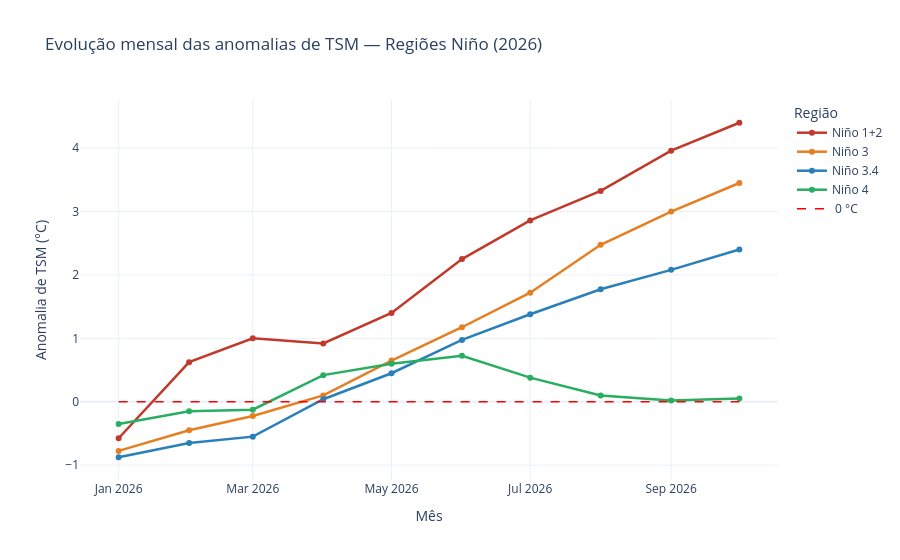

Notebook source saved alongside this figure:
### Markdown cell above
<h3>3. Série temporal mensal por médias das anomalias por região</h3>

Visualização das quatro regiões Niño, com a anomalia média
do período (cor) e a classificação ONI (El Niño / La Niña / Neutro).

### Code cell
# ============================================================
# 4. Série temporal mensal das anomalias por região
# ============================================================
df_noaa_semanal["observation_date"] = pd.to_datetime(df_noaa_semanal["observation_date"])

media_mensal = (
    df_noaa_semanal
      .groupby(pd.Grouper(key="observation_date", freq="MS"))[
          ["nino12", "nino3", "nino34", "nino4"]
      ]
      .mean()
)

print(media_mensal.head(2))

nomes = {"nino12": "Niño 1+2", "nino3": "Niño 3",
         "nino34": "Niño 3.4", "nino4": "Niño 4"}
cores = {"nino12": "#c0392b", "nino3": "#e67e22",
         "nino34": "#2980b9", "nino4": "#27ae60"}

fig = go.Figure()
for col in ["nino12", "nino3", "nino34", "nino4"]:
    fig.add_trace(go.Scatter(
        x=media_mensal.index,
        y=media_mensal[col],
        name=nomes[col],
        mode="lines+markers",
        line=dict(color=cores[col], width=2.5),
    ))

fig.add_trace(go.Scatter(
    x=[media_mensal.index.min(), media_mensal.index.max()],
    y=[0, 0], mode="lines",
    line=dict(color="red", width=1.5, dash="dash"),
    name=" 0 °C",
))

fig.update_layout(
    title="Evolução mensal das anomalias de TSM — Regiões Niño (2026)",
    xaxis_title="Mês", yaxis_title="Anomalia de TSM (°C)",
    template="plotly_white",
    legend_title="Região",
    hovermode="x unified",
)
fig.show()

### Figure 1 — Plotly figure (JSON) as saved in the notebook; plotly's stock layout.template omitted (floating-point values rounded to 4 significant figures)
{"data": [{"line": {"color": "#c0392b", "width": 2.5}, "mode": "lines+markers", "name": "Niño 1+2", "type": "scatter", "x": ["2026-01-01T00:00:00.000000", "2026-02-01T00:00:00.000000", "2026-03-01T00:00:00.000000", "2026-04-01T00:00:00.000000", "2026-05-01T00:00:00.000000", "2026-06-01T00:00:00.000000", "2026-07-01T00:00:00.000000", "2026-08-01T00:00:00.000000", "2026-09-01T00:00:00.000000", "2026-10-01T00:00:00.000000"], "y": [-0.575, 0.625, 1.0, 0.92, 1.4, 2.25, 2.86, 3.325, 3.96, 4.4]}, {"line": {"color": "#e67e22", "width": 2.5}, "mode": "lines+markers", "name": "Niño 3", "type": "scatter", "x": ["2026-01-01T00:00:00.000000", "2026-02-01T00:00:00.000000", "2026-03-01T00:00:00.000000", "2026-04-01T00:00:00.000000", "2026-05-01T00:00:00.000000", "2026-06-01T00:00:00.000000", "2026-07-01T00:00:00.000000", "2026-08-01T00:00:00.000000", "2026-09-01T00:00:00.000000", "2026-10-01T00:00:00.000000"], "y": [-0.775, -0.45, -0.225, 0.1, 0.65, 1.175, 1.72, 2.475, 3.0, 3.45]}, {"line": {"color": "#2980b9", "width": 2.5}, "mode": "lines+markers", "name": "Niño 3.4", "type": "scatter", "x": ["2026-01-01T00:00:00.000000", "2026-02-01T00:00:00.000000", "2026-03-01T00:00:00.000000", "2026-04-01T00:00:00.000000", "2026-05-01T00:00:00.000000", "2026-06-01T00:00:00.000000", "2026-07-01T00:00:00.000000", "2026-08-01T00:00:00.000000", "2026-09-01T00:00:00.000000", "2026-10-01T00:00:00.000000"], "y": [-0.875, -0.65, -0.55, 0.04, 0.45, 0.975, 1.38, 1.775, 2.08, 2.4]}, {"line": {"color": "#27ae60", "width": 2.5}, "mode": "lines+markers", "name": "Niño 4", "type": "scatter", "x": ["2026-01-01T00:00:00.000000", "2026-02-01T00:00:00.000000", "2026-03-01T00:00:00.000000", "2026-04-01T00:00:00.000000", "2026-05-01T00:00:00.000000", "2026-06-01T00:00:00.000000", "2026-07-01T00:00:00.000000", "2026-08-01T00:00:00.000000", "2026-09-01T00:00:00.000000", "2026-10-01T00:00:00.000000"], "y": [-0.35, -0.15, -0.125, 0.42, 0.6, 0.725, 0.38, 0.1, 0.02, 0.05]}, {"line": {"color": "red", "dash": "dash", "width": 1.5}, "mode": "lines", "name": " 0 °C", "type": "scatter", "x": ["2026-01-01T00:00:00", "2026-10-01T00:00:00"], "y": [0, 0]}], "layout": {"hovermode": "x unified", "legend": {"title": {"text": "Região"}}, "title": {"text": "Evolução mensal das anomalias de TSM — Regiões Niño (2026)"}, "xaxis": {"title": {"text": "Mês"}}, "yaxis": {"title": {"text": "Anomalia de TSM (°C)"}}}}
